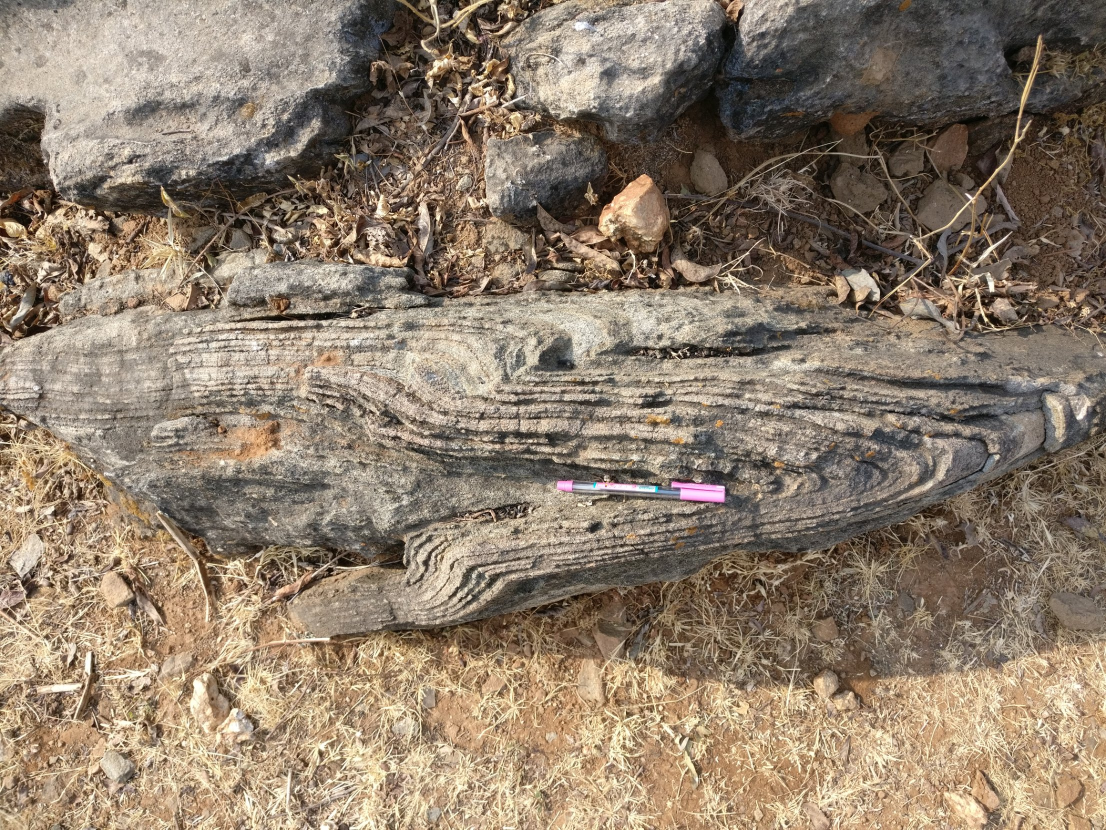
#> input picture app/backend/samples/photo3_tight_fullres.jpg, 2212 x 1659 px (shown at 1/2 size)
$ python -i detect.py   (imports and definitions only)
#> lines starting #> are read from the running program, lines starting #| are printed output that depends on the picture
"""Automatic bedding-boundary tracing guided by the layer orientation field (no AI model, no clicks).

Usage:
  python3 autotrace.py photo.png out.png                         # all detected lines (max 12)
  python3 autotrace.py photo.png out.png '{"best":true,"max_curves":30,"min_len":0.25}'   # best 3 complete fold lines
  python3 autotrace.py panel.png out.png '{"gt":"gt.npy"}'       # score against a hand-trace mask

Writes out.png (lines + faint yellow hand trace), out_auto_only.png, out_edges.png, out_curves.json.
Yellow hand-trace lines in the input are detected and painted over before detection (only matters for
annotated images); they are used only for scoring. See HANDOFF.md for how each step works."""
import sys, json, cv2, numpy as np
from scipy import ndimage as ndi
from skimage.morphology import skeletonize, remove_small_objects


def yellow_mask(bgr):
    hsv = cv2.cvtColor(bgr, cv2.COLOR_BGR2HSV)
    m = cv2.inRange(hsv, (18, 90, 140), (38, 255, 255)) > 0
    m = remove_small_objects(m, max_size=150)
    return m


def bilinear(a, x, y):
    return ndi.map_coordinates(a, [[y], [x]], order=1, mode='nearest')[0]


# [277 lines left out: functions detect, smooth, _end, merge_curves, fold_metrics, spline_smooth and 3 more, not called in this run]


COLORS = [(255, 255, 0), (255, 0, 255), (0, 255, 0), (0, 128, 255), (255, 128, 0),
          (128, 0, 255), (0, 255, 255), (255, 0, 128), (128, 255, 0), (0, 0, 255),
          (200, 200, 200), (255, 200, 120)]


# [10 lines left out: function draw, not called in this run]


DEFAULT = dict(smooth_tol=0.006, rock_sat=45, rock_erode=0.03, max_outside=0.05, min_span=100, min_limb=0.15, max_wobble=1.12, n_best=3, best=False, tool_sat=150, tool_min_px=200, sigma_grad=1.5, sigma_int=0.035, sigma_edges=(2.0, 3.5), color_w=1.5, join_px=25, smooth=3, seed_thr=0.35, keep_thr=0.12,
               coh_min=0.25, step=1.5, snap=3, max_turn=25, max_gap=8, dedup_px=4,
               min_len=0.35, max_seeds=3000, max_curves=12)

# [28 lines not run here, left out]

>>> import cv2
>>> picture = cv2.imread('samples/photo3_tight_fullres.jpg')
#> picture is the input picture: shape (1659, 2212, 3); mean B, G, R 107.6, 125.5, 141.6
>>> result = yellow_mask(picture)
#> in yellow_mask, `hsv = cv2.cvtColor(bgr, cv2.COLOR_BGR2HSV)`: hsv: shape (1659, 2212, 3); mean H, S, V 19.9, 67.6, 141.7
#> in yellow_mask, `m = cv2.inRange(hsv, (18, 90, 140), (38, 255, 255)) > 0`:
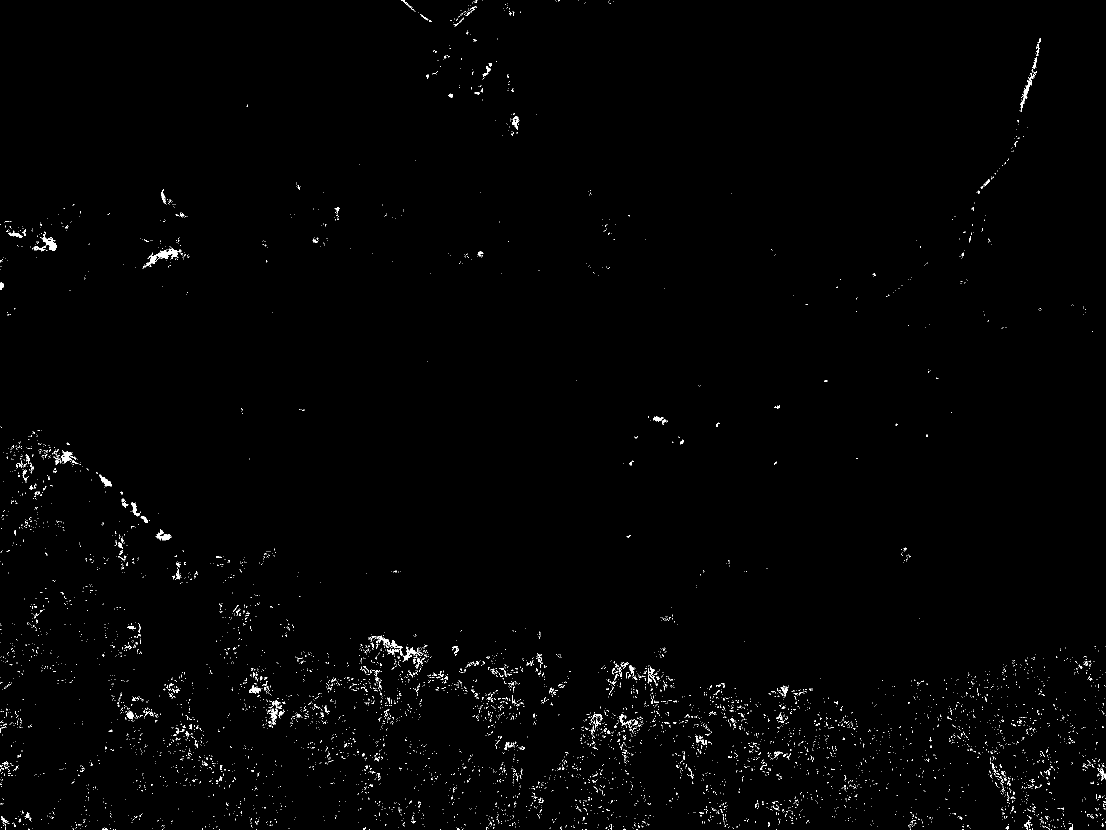
#> m: shape (1659, 2212) bool (shown at 1/2 size); 0.82% white in thin lines or dots
#> (the run stopped early here; a loop or call above may not have finished)
